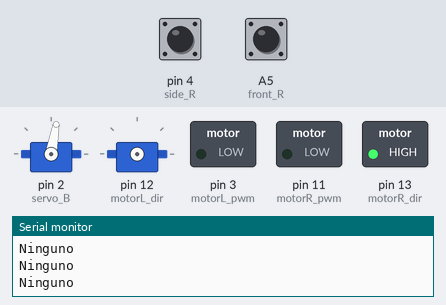
The sketch below on a simulated Arduino Uno, built with avr-gcc and run on an emulated ATmega328P. On the bench: 2 × servo, switched loads named in the sketch (green lamp = pin HIGH), the last lines printed to the serial monitor. Wiring (inferred from the names in the program): servo: signal pin 12. Dashed ring = blinking. The inputs (shaded band) are chosen by the test bench; at power-on: pin 4 (side_R) LOW, A5 (front_R) LOW. Servo pulses on a pin are drawn as a servo (544–2400 µs = 0–180°); pins used as bus, display or sensor lines are not drawn.

Above: at 9.2 s.
9.3 s: pin 4 (side_R) driven HIGH
At 9.7 s:
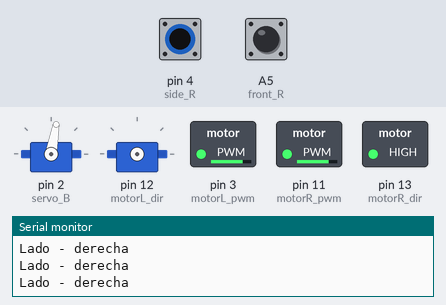
10.8 s: A5 (front_R) driven HIGH
At 11.6 s:
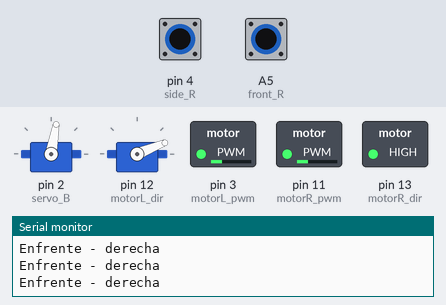
12.3 s: A5 (front_R) driven LOW
At 13.5 s:
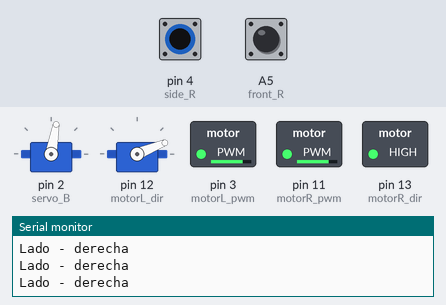
15.3 s: pin 4 (side_R) driven LOW
18.3 s: A5 (front_R) pulsed HIGH 5 times (0.12 s each, 0.3 s apart)
At 18.67 s:
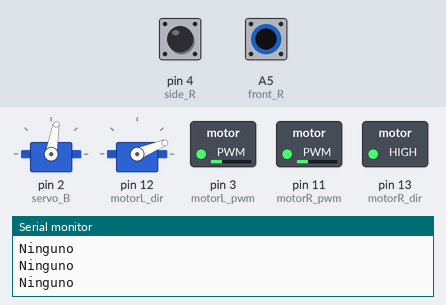
22.8 s: pin 4 (side_R) pulsed HIGH 2 times (0.12 s each, 0.3 s apart)
At 23.4 s:
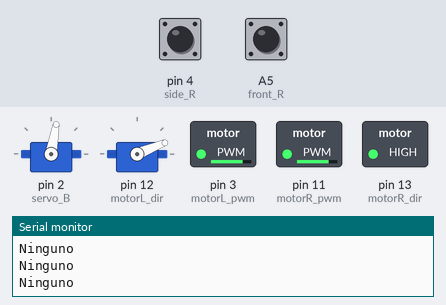
Timing chart, 0 to 25.8 s (numbered marks = the images above; inputs shaded):
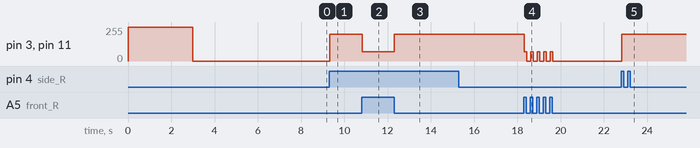

The sketch:

Asil.ino
```cpp
#include <Servo.h>

//#define line_R A2
//#define line_I A5
//#define servo_B A4
#define front_R A5

int servo_B = 2;
//int startPin = 10;

int side_L = 0;
int front_L = 1;
int side_R = 4;
//int front_R = 4;

int motorL_pwm = 3;
int motorL_dir = 12;

int motorR_pwm = 11;
int motorR_dir = 13;

//int v_Line;
int v_Front;
int v_Side;

int proportionalUsed;

Servo FLAG;

void setup()
{
  Serial.begin(9600);
  FLAG.attach(servo_B);

  //pinMode(startPin, INPUT);
  //  pinMode(line_L, INPUT);
  // pinMode(line_R, INPUT);
  pinMode(side_L, INPUT);
  pinMode(side_R, INPUT);
  pinMode(front_L, INPUT);
  pinMode(front_R, INPUT);

  pinMode(motorL_pwm, OUTPUT);
  pinMode(motorL_dir, OUTPUT);
  pinMode(motorR_pwm, OUTPUT);
  pinMode(motorR_dir, OUTPUT);
  pinMode(servo_B, OUTPUT);

  //v_Line = 0;
  v_Front = 0;
  v_Side = 0;

  proportionalUsed = 0;

  FLAG.write(80);

  goForward(255, 255, 3000);
  delay(5000);
}

void loop()
{
start:
  //if (digitalRead(startPin) == HIGH) {
  //FLAG.write(190);


  // ---------- Line ----------
  // if (analogRead(line_I) < 600)
  // {
  //   Serial.println("Linea - izq");
  //   goBack(50, 255, 200);
  //   goRight(false, 255, 90, 1);
  //   goto start;
  // }

  // ---------- Front ----------

  v_Front = frontSensors();
  if (v_Front == 3)
  {
    if (proportionalUsed == 0) {
      Serial.println("Enfrente - ambos");
      //goForward_proportional(80);
      proportionalUsed = 1;
      goto start;
    } else if (proportionalUsed == 1) {
      //goForward(255, 255, 30);
      goto start;
    }
  }
  else if (v_Front == 1)
  {
    Serial.println("Enfrente - izquierda");
    goLeft(false, 70, 20, 1);
    proportionalUsed = 0;
    goto start;
  }
  else if (v_Front == 2)
  {
    Serial.println("Enfrente - derecha");
    goRight(false, 70, 20, 1);
    proportionalUsed = 0;
    goto start;
  }

  // ---------- Side ----------

  v_Side = sideSensors();

  if (v_Side == 1)
  {
    Serial.println("Lado - izquierda");
    goFull_left();
    proportionalUsed = 0;
    goto start;
  }
  else if (v_Side == 2)
  {
    Serial.println("Lado - derecha");
    goFull_right();
    proportionalUsed = 0;
    goto start;
  }
  else
  {
    Serial.println("Ninguno");
    //        goLeft_proportional(10);
    //        delay(150);
    proportionalUsed = 0;
    goto start;
  }
  // } else {
  //   Serial.println("Apagado");
  //   stopi(false);
  //   proportionalUsed = 0;
  //   FLAG.write(90);
  // }

} // <<<---loop end


// ------------------------- Sensors Functions ------------------------- .

int frontSensors()
{
  int frontL = digitalRead(front_L);
  int frontR = digitalRead(front_R) * 2;

  int addition_Front = frontL + frontR;

  return addition_Front;
}

int sideSensors()
{
  int sideL = digitalRead(side_L);
  int sideR = digitalRead(side_R) * 2;

  int addition_Side = sideL + sideR;

  return addition_Side;
}

// ------------------------- Stop Functions ------------------------- .

void stopi(bool reverse)
{
  if (reverse == false)
  {
    digitalWrite(motorL_dir, HIGH);
    digitalWrite(motorL_pwm, LOW);

    digitalWrite(motorR_dir, HIGH);
    digitalWrite(motorR_pwm, LOW);
  } else if (reverse == true)
  {
    digitalWrite(motorL_dir, LOW);
    digitalWrite(motorL_pwm, LOW);

    digitalWrite(motorR_dir, LOW);
    digitalWrite(motorR_pwm, LOW);
  }
}

// ------------------------- Motors Functions ------------------------- .

void goForward(int powerL_f, int powerR_f, int workTime_f)
{
  digitalWrite(motorL_dir, LOW);
  analogWrite(motorL_pwm, powerL_f);

  digitalWrite(motorR_dir, LOW);
  analogWrite(motorR_pwm, powerR_f);

  delay(workTime_f);
  stopi(false);
}

void goBack(int powerL_b, int powerR_b, int workTime_b)
{
  digitalWrite(motorL_dir, HIGH);
  analogWrite(motorL_pwm, powerL_b);

  digitalWrite(motorR_dir, HIGH);
  analogWrite(motorR_pwm, powerR_b);

  delay(workTime_b);
  stopi(true);
}

void goFull_left() {
  digitalWrite(motorL_dir, HIGH);
  analogWrite(motorL_pwm, 90);

  digitalWrite(motorR_dir, LOW);
  analogWrite(motorR_pwm, 90);
}

void goFull_right() {
  digitalWrite(motorL_dir, LOW);
  analogWrite(motorL_pwm, 200);

  digitalWrite(motorR_dir, HIGH);
  analogWrite(motorR_pwm, 200);
}

// ------------------------- Proportional Functions ------------------------- .

void goForward_proportional(int workTime_fp) {
  for (int i = 5; i < 255; i = i + 50) {
    if (i < 200) {
      goForward(i, i, round(workTime_fp / 4));
    } else {
      goForward(i, i, workTime_fp);
    }
  }
}

void goRight(bool curve_r, int power_r, int workTime_r, int relation_r)
{
  if (curve_r == true)
  {
    digitalWrite(motorL_dir, LOW);
    analogWrite(motorL_pwm, power_r);

    digitalWrite(motorR_dir, LOW);
    analogWrite(motorR_pwm, round(power_r / relation_r));

    delay(workTime_r);
    stopi(false);
  }
  else if (curve_r == false)
  {
    digitalWrite(motorL_dir, LOW);
    analogWrite(motorL_pwm, power_r);

    digitalWrite(motorR_dir, HIGH);
    analogWrite(motorR_pwm, power_r);

    delay(workTime_r);
    stopi(false);
  }
}

void goLeft(bool curve_l, int power_l, int workTime_l, int relation_l)
{
  if (curve_l == true)
  {
    digitalWrite(motorR_dir, LOW);
    analogWrite(motorR_pwm, power_l);

    digitalWrite(motorL_dir, LOW);
    analogWrite(motorL_pwm, round(power_l / relation_l));

    delay(workTime_l);
    stopi(false);
  }
  else if (curve_l == false)
  {
    digitalWrite(motorL_dir, HIGH);
    analogWrite(motorL_pwm, power_l);

    digitalWrite(motorR_dir, LOW);
    analogWrite(motorR_pwm, power_l);

    delay(workTime_l);
    stopi(false);
  }
}
```

Measured:
- after the input at 9.3 s, pin 3 (motorL_pwm), pin 11 (motorR_pwm): 0/255 → 200/255 at once
- after the input at 10.8 s, pin 3 (motorL_pwm), pin 11 (motorR_pwm): 200/255 → 70/255 at once
- after the input at 12.3 s, pin 3 (motorL_pwm), pin 11 (motorR_pwm): 70/255 → 200/255 at once
- after the input at 18.3 s, pin 3 (motorL_pwm), pin 11 (motorR_pwm): alternates 70/255 for 0.10 s and 0/255 for 0.20 s, 10 changes in all, then stays 0/255, starting at once
- after the input at 22.8 s, pin 3 (motorL_pwm), pin 11 (motorR_pwm): 0/255 → 200/255 at once
